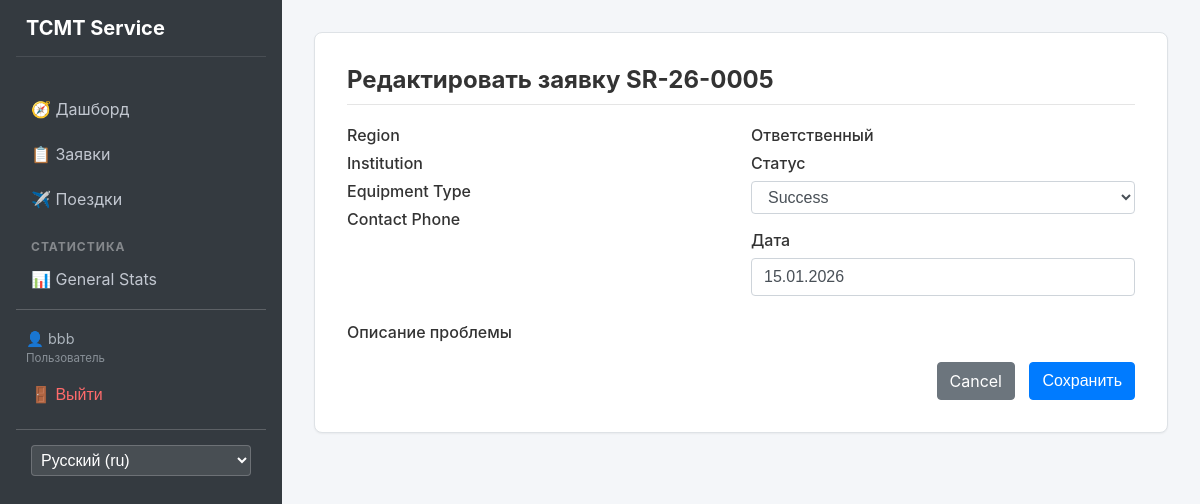
The page /requests/5/edit/ (signed in) on the database its author committed.
### apps/users/models.py (models this page shows, shortened)
class User(AbstractUser):
    class Role(models.TextChoices):
        ADMIN = 'admin', 'Администратор'
        MANAGER = 'manager', 'Менеджер'
        USER = 'user', 'Пользователь'
    full_name = models.CharField(max_length=255)
    passport = models.CharField(max_length=20)
    role = models.CharField(
        max_length=20,
        choices=Role.choices,
        default=Role.USER
    )

### apps/requests/models.py (models this page shows, shortened)
class Request(models.Model):
    created_at = models.DateField(default=datetime.date.today)
    responsible = models.ForeignKey(
        settings.AUTH_USER_MODEL,
        on_delete=models.SET_NULL,
        null=True,
        related_name='requests'
    )
    region = models.ForeignKey(Region, on_delete=models.PROTECT)
    institution = models.ForeignKey(Institution, on_delete=models.PROTECT)
    description = models.TextField()
    contact_phone = models.CharField(max_length=20)
    request_number = models.CharField(
        max_length=20,
        unique=True,
        editable=False
    )
    equipment_type = models.ForeignKey(EquipmentType, on_delete=models.PROTECT)
    status = models.ForeignKey(Status, on_delete=models.PROTECT)

### apps/requests/views.py (the view)
# urls.py: path('<int:pk>/edit/', views.RequestUpdateView.as_view(), name='update'),
class RequestUpdateView(LoginRequiredMixin, UpdateView):
    model = Request
    template_name = 'requests/form.html'
    success_url = reverse_lazy('requests:list')
    def dispatch(self, request, *args, **kwargs):
        response = super().dispatch(request, *args, **kwargs)
        obj = self.object
        if request.user.role == User.Role.USER:
            if obj.status and obj.status.name in CLOSED_STATUSES:
                return redirect('requests:list')
        return response
    def get_form_class(self):
        if self.request.user.role == User.Role.USER:
            return RequestStatusForm
        return RequestForm

### apps/requests/forms.py
class RequestStatusForm(forms.ModelForm):
    class Meta:
        model = Request
        fields = ['status']

### apps/core/models.py (called while the page is built)
    def __str__(self):
        return self.name

### templates/requests/form.html (shortened to what this page needs)
{% extends 'base.html' %}
{% load i18n %}
{% block content %}
<div class="glass-container" style="max-width: 800px; margin: 0 auto;">
    <h2 style="color: black; border-bottom: 1px solid rgba(0,0,0,0.1); padding-bottom: 10px;">
        {% if form.instance.pk %}
        {% trans "Edit Request" %} {{ form.instance.request_number }}
        {% else %}
        {% trans "New Request" %}
        {% endif %}
    </h2>
    <form method="post">
        <div style="display: grid; grid-template-columns: 1fr 1fr; gap: 20px;">
            <div>
                <label>{% trans "Region" %}</label>
                <label>{% trans "Institution" %}</label>
                <label>{% trans "Equipment Type" %}</label>
                <label>{% trans "Contact Phone" %}</label>
            </div>
            <div>
                <label>{% trans "Responsible" %}</label>
                <label>{% trans "Status" %}</label>
                {{ form.status }}
                <label>{% trans "Date" %}</label>
                {% if 'created_at' in form.fields %}
                {{ form.created_at }}
                {% else %}
                <input type="text" value="{{ form.instance.created_at|date:'d.m.Y' }}" disabled>
                {% endif %}
            </div>
        </div>
        <div style="margin-top: 10px;">
            <label>{% trans "Problem Description" %}</label>
        </div>
        <div style="margin-top: 20px; text-align: right;">
            <a href="{% url 'requests:list' %}" class="btn-primary"
                style="background-color: #6c757d; border-color: #6c757d; margin-right: 10px;">
                {% trans "Cancel" %}
            </a>
            <button type="submit" class="btn-primary">{% trans "Save" %}</button>
        </div>
    </form>
</div>
{% endblock %}

### templates/base.html (shortened to what this page needs)
<!DOCTYPE html>
<html lang="ru">
<head>
    {% load static %}
    {% load i18n %}
    <link rel="stylesheet" href="{% static 'css/style.css' %}">
</head>
<body>
    <div class="app-container">
        {% if user.is_authenticated %}
        <aside class="sidebar">
            <h2 style="color: white !important; border-bottom: 1px solid rgba(255,255,255,0.1);">TCMT Service</h2>
            <nav>
                <a href="{% url 'index' %}">🧭 {% trans "Dashboard" %}</a>
                <a href="{% url 'requests:list' %}">📋 {% trans "Requests" %}</a>
                <a href="{% url 'trips:list' %}">✈️ {% trans "Trips" %}</a>
                <div class="menu-divider">{% trans "Statistics" %}</div>
                <a href="{% url 'stats' %}">📊 {% trans "General Stats" %}</a>
                <hr style="border-color: rgba(255,255,255,0.2); margin: 10px 0;">
                <div style="padding: 10px; font-size: 0.9em; color: #adb5bd;">
                    👤 {{ user.username }} <br>
                    <span style="font-size: 0.8em; opacity: 0.7;">{{ user.get_role_display }}</span>
                </div>
                <form action="{% url 'users:logout' %}" method="post" style="padding: 0; margin: 0;">
                    <button type="submit"
                        style="background: none; border: none; color: #ff6b6b; cursor: pointer; padding: 10px 15px; width: 100%; text-align: left; font-size: 1rem;">🚪
                        {% trans "Logout" %}</button>
                </form>
                <hr style="border-color: rgba(255,255,255,0.2); margin: 15px 0;">
                <form action="{% url 'set_language' %}" method="post" style="padding: 0 15px;">
                    <select name="language" onchange="this.form.submit()"
                        style="width: 100%; padding: 5px; background: rgba(255,255,255,0.1); color: white; border: 1px solid rgba(255,255,255,0.2); border-radius: 4px;">
                        {% get_current_language as LANGUAGE_CODE %}
                        {% get_available_languages as LANGUAGES %}
                        {% get_language_info_list for LANGUAGES as languages %}
                        {% for language in languages %}
                        <option value="{{ language.code }}" {% if language.code == LANGUAGE_CODE %} selected{% endif %}>
                            {{ language.name_local }} ({{ language.code }})
                        </option>
                        {% endfor %}
                    </select>
                </form>
            </nav>
        </aside>
        {% endif %}
        <main class="main-content">
            {% block content %}
            {% endblock %}
        </main>
    </div>
</body>
</html>

### static/css/style.css (style rules this page uses)
:root { --bg-body: #f4f6f9; --bg-card: #ffffff; --bg-sidebar: #343a40; --text-primary: #333333; --text-secondary: #6c757d; --text-white: #ffffff; --border-color: #dee2e6; --primary-color: #007bff; --primary-hover: #0056b3; --shadow-sm: 0 1px 2px rgba(0, 0, 0, 0.05); --shadow-md: 0 4px 6px rgba(0, 0, 0, 0.1); }
body { margin: 0; font-family: -apple-system, BlinkMacSystemFont, "Segoe UI", Roboto, "Helvetica Neue", Arial, sans-serif; background-color: var(--bg-body); color: var(--text-primary); min-height: 100vh; }
.app-container { display: flex; min-height: 100vh; }
.sidebar { width: 250px; background-color: var(--bg-sidebar); color: var(--text-white); display: flex; flex-direction: column; padding: 1rem; }
.sidebar h2 { font-size: 1.25rem; margin-bottom: 2rem; padding-left: 10px; border-bottom: 1px solid rgba(255, 255, 255, 0.1); padding-bottom: 1rem; }
.sidebar nav a { display: block; color: #c2c7d0; text-decoration: none; padding: 10px 15px; margin-bottom: 5px; border-radius: 4px; transition: all 0.2s; }
.menu-divider { padding: 15px 15px 5px; font-size: 0.75rem; text-transform: uppercase; letter-spacing: 1px; color: rgba(255, 255, 255, 0.4); font-weight: bold; }
.main-content { flex: 1; padding: 2rem; overflow-y: auto; }
.glass-container { background: var(--bg-card); border-radius: 8px; box-shadow: var(--shadow-sm); border: 1px solid var(--border-color); padding: 2rem; backdrop-filter: none; -webkit-backdrop-filter: none; }
label { display: block; margin-bottom: 0.5rem; font-weight: 500; color: var(--text-primary) !important; }
input, select, textarea { width: 100%; padding: 0.375rem 0.75rem; font-size: 1rem; line-height: 1.5; color: #495057; background-color: #fff; background-clip: padding-box; border: 1px solid #ced4da; border-radius: 0.25rem; transition: border-color .15s ease-in-out, box-shadow .15s ease-in-out; box-sizing: border-box; margin-bottom: 1rem; }
button.btn-primary, .btn-primary { display: inline-block; font-weight: 400; text-align: center; vertical-align: middle; cursor: pointer; background-color: var(--primary-color); border: 1px solid var(--primary-color); padding: 0.375rem 0.75rem; font-size: 1rem; line-height: 1.5; border-radius: 0.25rem; color: #fff !important; transition: color .15s ease-in-out, background-color .15s ease-in-out; text-decoration: none; }
h1, h2, h3, h4 { margin-top: 0; color: var(--text-primary) !important; }
hr { border: 0; border-top: 1px solid var(--border-color); }

### rows shown on the page
User: username "bbb", role "Пользователь"
Request: instance.request_number "SR-26-0005", status "Success", instance.created_at "15.01.2026"

### other values the page prints
form field language "Русский (ru)"
